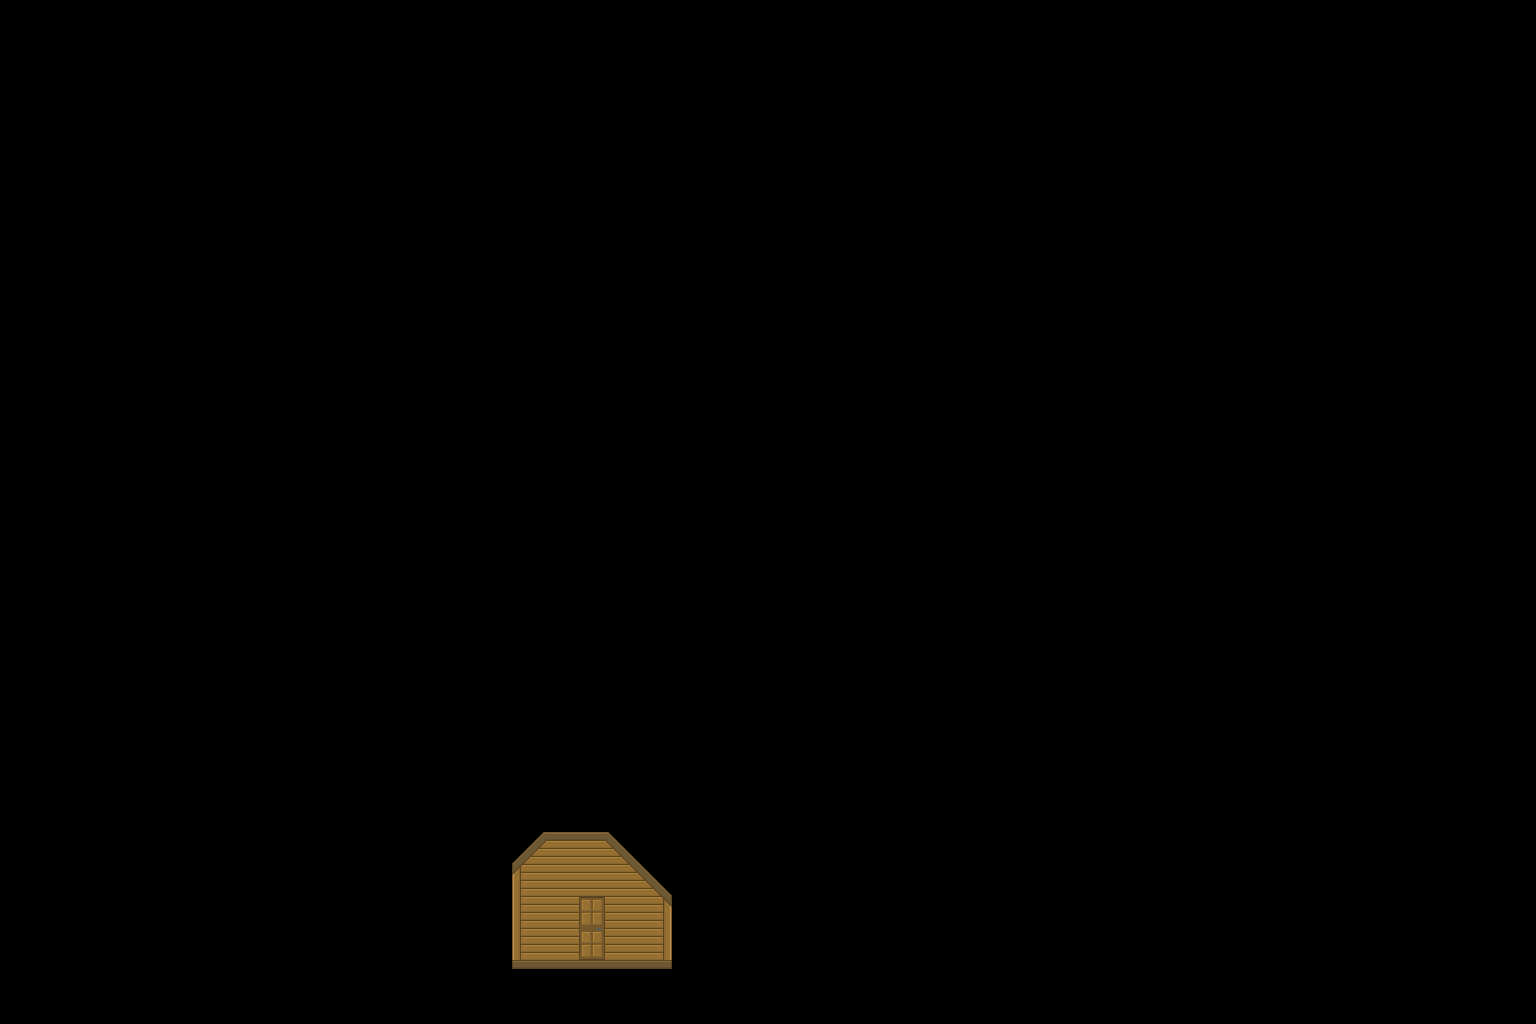

A 2D game scene composited from a Tiled map and its tileset images. What follows is a short description and the map's XML, with every tile layer's data as written:
An orthogonal 48x32 tile map with 32x32 px tiles, 1 tile layer (House) and 8 objects (7x Solid, Gateway).

<map version="1.0" orientation="orthogonal" renderorder="right-down" width="48" height="32" tilewidth="32" tileheight="32" nextobjectid="9">
 <tileset firstgid="1" name="Tilesheet" tilewidth="32" tileheight="32" tilecount="400" columns="20">
  <image source="../Tiles/Tilesheet.png" trans="000000" width="640" height="640" />
 </tileset>
 <layer name="House" width="48" height="32">
  <data encoding="csv">
0,0,0,0,0,0,0,0,0,0,0,0,0,0,0,0,0,0,0,0,0,0,0,0,0,0,0,0,0,0,0,0,0,0,0,0,0,0,0,0,0,0,0,0,0,0,0,0,
0,0,0,0,0,0,0,0,0,0,0,0,0,0,0,0,0,0,0,0,0,0,0,0,0,0,0,0,0,0,0,0,0,0,0,0,0,0,0,0,0,0,0,0,0,0,0,0,
0,0,0,0,0,0,0,0,0,0,0,0,0,0,0,0,0,0,0,0,0,0,0,0,0,0,0,0,0,0,0,0,0,0,0,0,0,0,0,0,0,0,0,0,0,0,0,0,
0,0,0,0,0,0,0,0,0,0,0,0,0,0,0,0,0,0,0,0,0,0,0,0,0,0,0,0,0,0,0,0,0,0,0,0,0,0,0,0,0,0,0,0,0,0,0,0,
0,0,0,0,0,0,0,0,0,0,0,0,0,0,0,0,0,0,0,0,0,0,0,0,0,0,0,0,0,0,0,0,0,0,0,0,0,0,0,0,0,0,0,0,0,0,0,0,
0,0,0,0,0,0,0,0,0,0,0,0,0,0,0,0,0,0,0,0,0,0,0,0,0,0,0,0,0,0,0,0,0,0,0,0,0,0,0,0,0,0,0,0,0,0,0,0,
0,0,0,0,0,0,0,0,0,0,0,0,0,0,0,0,0,0,0,0,0,0,0,0,0,0,0,0,0,0,0,0,0,0,0,0,0,0,0,0,0,0,0,0,0,0,0,0,
0,0,0,0,0,0,0,0,0,0,0,0,0,0,0,0,0,0,0,0,0,0,0,0,0,0,0,0,0,0,0,0,0,0,0,0,0,0,0,0,0,0,0,0,0,0,0,0,
0,0,0,0,0,0,0,0,0,0,0,0,0,0,0,0,0,0,0,0,0,0,0,0,0,0,0,0,0,0,0,0,0,0,0,0,0,0,0,0,0,0,0,0,0,0,0,0,
0,0,0,0,0,0,0,0,0,0,0,0,0,0,0,0,0,0,0,0,0,0,0,0,0,0,0,0,0,0,0,0,0,0,0,0,0,0,0,0,0,0,0,0,0,0,0,0,
0,0,0,0,0,0,0,0,0,0,0,0,0,0,0,0,0,0,0,0,0,0,0,0,0,0,0,0,0,0,0,0,0,0,0,0,0,0,0,0,0,0,0,0,0,0,0,0,
0,0,0,0,0,0,0,0,0,0,0,0,0,0,0,0,0,0,0,0,0,0,0,0,0,0,0,0,0,0,0,0,0,0,0,0,0,0,0,0,0,0,0,0,0,0,0,0,
0,0,0,0,0,0,0,0,0,0,0,0,0,0,0,0,0,0,0,0,0,0,0,0,0,0,0,0,0,0,0,0,0,0,0,0,0,0,0,0,0,0,0,0,0,0,0,0,
0,0,0,0,0,0,0,0,0,0,0,0,0,0,0,0,0,0,0,0,0,0,0,0,0,0,0,0,0,0,0,0,0,0,0,0,0,0,0,0,0,0,0,0,0,0,0,0,
0,0,0,0,0,0,0,0,0,0,0,0,0,0,0,0,0,0,0,0,0,0,0,0,0,0,0,0,0,0,0,0,0,0,0,0,0,0,0,0,0,0,0,0,0,0,0,0,
0,0,0,0,0,0,0,0,0,0,0,0,0,0,0,0,0,0,0,0,0,0,0,0,0,0,0,0,0,0,0,0,0,0,0,0,0,0,0,0,0,0,0,0,0,0,0,0,
0,0,0,0,0,0,0,0,0,0,0,0,0,0,0,0,0,0,0,0,0,0,0,0,0,0,0,0,0,0,0,0,0,0,0,0,0,0,0,0,0,0,0,0,0,0,0,0,
0,0,0,0,0,0,0,0,0,0,0,0,0,0,0,0,0,0,0,0,0,0,0,0,0,0,0,0,0,0,0,0,0,0,0,0,0,0,0,0,0,0,0,0,0,0,0,0,
0,0,0,0,0,0,0,0,0,0,0,0,0,0,0,0,0,0,0,0,0,0,0,0,0,0,0,0,0,0,0,0,0,0,0,0,0,0,0,0,0,0,0,0,0,0,0,0,
0,0,0,0,0,0,0,0,0,0,0,0,0,0,0,0,0,0,0,0,0,0,0,0,0,0,0,0,0,0,0,0,0,0,0,0,0,0,0,0,0,0,0,0,0,0,0,0,
0,0,0,0,0,0,0,0,0,0,0,0,0,0,0,0,0,0,0,0,0,0,0,0,0,0,0,0,0,0,0,0,0,0,0,0,0,0,0,0,0,0,0,0,0,0,0,0,
0,0,0,0,0,0,0,0,0,0,0,0,0,0,0,0,0,0,0,0,0,0,0,0,0,0,0,0,0,0,0,0,0,0,0,0,0,0,0,0,0,0,0,0,0,0,0,0,
0,0,0,0,0,0,0,0,0,0,0,0,0,0,0,0,0,0,0,0,0,0,0,0,0,0,0,0,0,0,0,0,0,0,0,0,0,0,0,0,0,0,0,0,0,0,0,0,
0,0,0,0,0,0,0,0,0,0,0,0,0,0,0,0,0,0,0,0,0,0,0,0,0,0,0,0,0,0,0,0,0,0,0,0,0,0,0,0,0,0,0,0,0,0,0,0,
0,0,0,0,0,0,0,0,0,0,0,0,0,0,0,0,0,0,0,0,0,0,0,0,0,0,0,0,0,0,0,0,0,0,0,0,0,0,0,0,0,0,0,0,0,0,0,0,
0,0,0,0,0,0,0,0,0,0,0,0,0,0,0,0,0,0,0,0,0,0,0,0,0,0,0,0,0,0,0,0,0,0,0,0,0,0,0,0,0,0,0,0,0,0,0,0,
0,0,0,0,0,0,0,0,0,0,0,0,0,0,0,0,154,136,138,139,0,0,0,0,0,0,0,0,0,0,0,0,0,0,0,0,0,0,0,0,0,0,0,0,0,0,0,0,
0,0,0,0,0,0,0,0,0,0,0,0,0,0,0,0,174,156,158,159,160,0,0,0,0,0,0,0,0,0,0,0,0,0,0,0,0,0,0,0,0,0,0,0,0,0,0,0,
0,0,0,0,0,0,0,0,0,0,0,0,0,0,0,0,194,156,197,158,180,0,0,0,0,0,0,0,0,0,0,0,0,0,0,0,0,0,0,0,0,0,0,0,0,0,0,0,
0,0,0,0,0,0,0,0,0,0,0,0,0,0,0,0,214,156,217,158,220,0,0,0,0,0,0,0,0,0,0,0,0,0,0,0,0,0,0,0,0,0,0,0,0,0,0,0,
0,0,0,0,0,0,0,0,0,0,0,0,0,0,0,0,234,235,236,239,240,0,0,0,0,0,0,0,0,0,0,0,0,0,0,0,0,0,0,0,0,0,0,0,0,0,0,0,
0,0,0,0,0,0,0,0,0,0,0,0,0,0,0,0,0,0,0,0,0,0,0,0,0,0,0,0,0,0,0,0,0,0,0,0,0,0,0,0,0,0,0,0,0,0,0,0
</data>
 </layer>
 <objectgroup name="Collisions">
  <object id="1" name="town_house_7_inside" type="Gateway" x="576" y="897" width="30" height="63">
   <properties>
    <property name="travel_location" value="town_house_7_outside" />
   </properties>
  </object>
  <object id="2" type="Solid" x="512" y="959" width="158" height="9" />
  <object id="3" type="Solid" x="513" y="864" width="6" height="94" />
  <object id="4" type="Solid" x="546" y="831" width="60" height="9" />
  <object id="5" type="Solid" x="664" y="896" width="7" height="62" />
  <object id="6" type="Solid" x="526" y="847" width="8" height="7" />
  <object id="7" type="Solid" x="620" y="850" width="5" height="6" />
  <object id="8" type="Solid" x="648" y="880" width="8" height="5" />
 </objectgroup>
</map>
